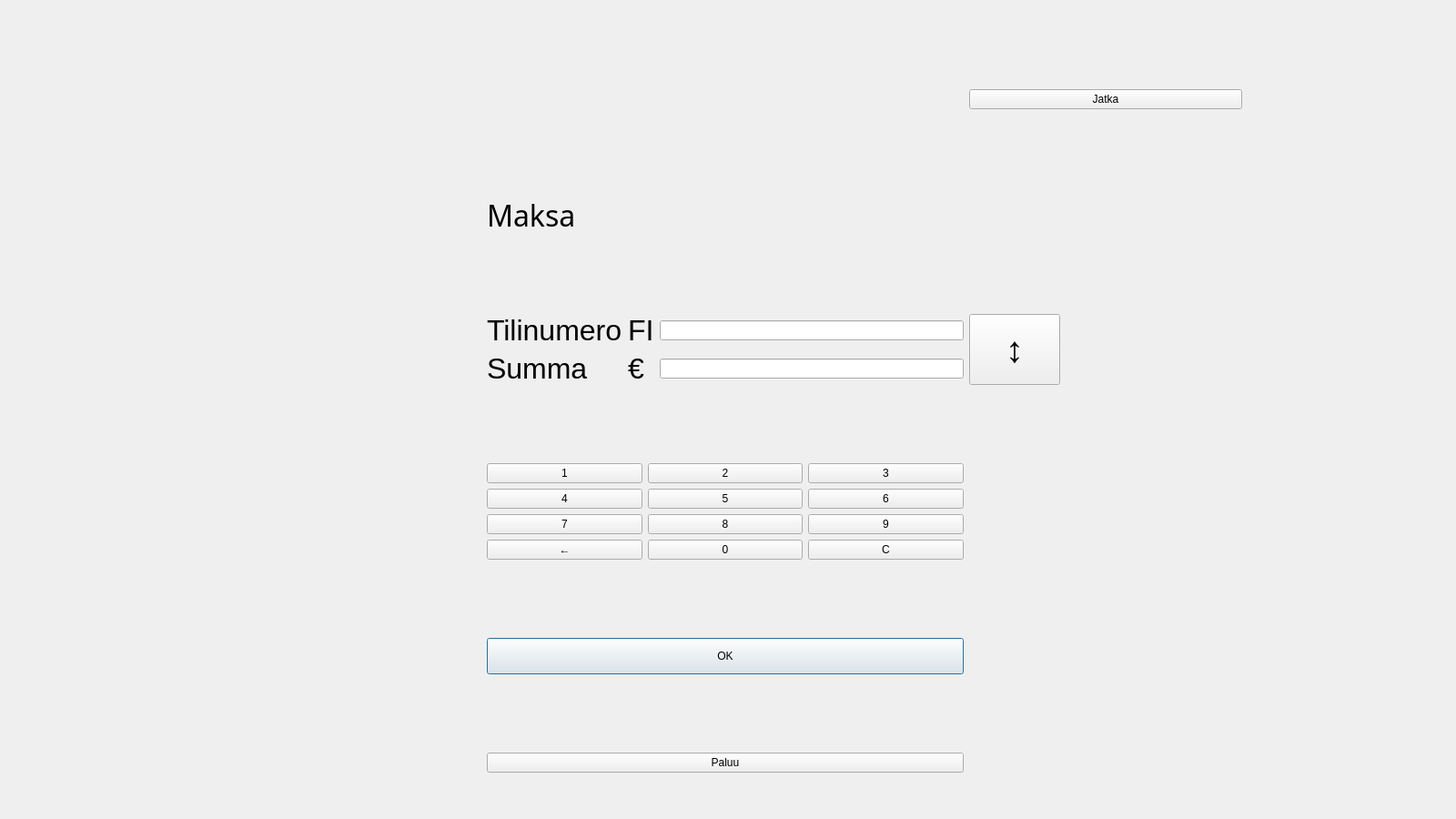
<?xml version="1.0" encoding="UTF-8"?>
<ui version="4.0">
 <class>Payment</class>
 <widget class="QDialog" name="Payment">
  <property name="geometry">
   <rect>
    <x>0</x>
    <y>0</y>
    <width>1600</width>
    <height>900</height>
   </rect>
  </property>
  <property name="windowTitle">
   <string>Maksa</string>
  </property>
  <layout class="QGridLayout" name="gridLayout_3">
   <item row="10" column="2">
    <spacer name="verticalSpacer_5">
     <property name="orientation">
      <enum>Qt::Orientation::Vertical</enum>
     </property>
     <property name="sizeHint" stdset="0">
      <size>
       <width>20</width>
       <height>40</height>
      </size>
     </property>
    </spacer>
   </item>
   <item row="11" column="2">
    <layout class="QGridLayout" name="gridLayout_2">
     <item row="1" column="1">
      <widget class="QLabel" name="label_2">
       <property name="font">
        <font>
         <pointsize>24</pointsize>
        </font>
       </property>
       <property name="text">
        <string>€</string>
       </property>
      </widget>
     </item>
     <item row="0" column="0">
      <widget class="QLabel" name="label_3">
       <property name="font">
        <font>
         <pointsize>24</pointsize>
        </font>
       </property>
       <property name="text">
        <string>Tilinumero</string>
       </property>
      </widget>
     </item>
     <item row="0" column="2">
      <widget class="QLineEdit" name="txtTili">
       <property name="readOnly">
        <bool>true</bool>
       </property>
      </widget>
     </item>
     <item row="1" column="2">
      <widget class="QLineEdit" name="txtSumma">
       <property name="font">
        <font>
         <pointsize>9</pointsize>
        </font>
       </property>
       <property name="readOnly">
        <bool>true</bool>
       </property>
      </widget>
     </item>
     <item row="0" column="1">
      <widget class="QLabel" name="label_6">
       <property name="font">
        <font>
         <pointsize>24</pointsize>
        </font>
       </property>
       <property name="text">
        <string>FI</string>
       </property>
      </widget>
     </item>
     <item row="1" column="0">
      <widget class="QLabel" name="label_5">
       <property name="font">
        <font>
         <pointsize>24</pointsize>
        </font>
       </property>
       <property name="text">
        <string>Summa</string>
       </property>
      </widget>
     </item>
    </layout>
   </item>
   <item row="5" column="2">
    <widget class="QLabel" name="labelAika">
     <property name="minimumSize">
      <size>
       <width>0</width>
       <height>30</height>
      </size>
     </property>
     <property name="font">
      <font>
       <pointsize>24</pointsize>
      </font>
     </property>
     <property name="text">
      <string/>
     </property>
    </widget>
   </item>
   <item row="12" column="2">
    <spacer name="verticalSpacer_6">
     <property name="orientation">
      <enum>Qt::Orientation::Vertical</enum>
     </property>
     <property name="sizeHint" stdset="0">
      <size>
       <width>20</width>
       <height>40</height>
      </size>
     </property>
    </spacer>
   </item>
   <item row="16" column="2">
    <spacer name="verticalSpacer_7">
     <property name="orientation">
      <enum>Qt::Orientation::Vertical</enum>
     </property>
     <property name="sizeHint" stdset="0">
      <size>
       <width>20</width>
       <height>40</height>
      </size>
     </property>
    </spacer>
   </item>
   <item row="15" column="2">
    <widget class="QPushButton" name="btnMaksa">
     <property name="sizePolicy">
      <sizepolicy hsizetype="Preferred" vsizetype="Preferred">
       <horstretch>0</horstretch>
       <verstretch>0</verstretch>
      </sizepolicy>
     </property>
     <property name="text">
      <string>OK</string>
     </property>
    </widget>
   </item>
   <item row="15" column="1">
    <spacer name="horizontalSpacer_3">
     <property name="orientation">
      <enum>Qt::Orientation::Horizontal</enum>
     </property>
     <property name="sizeType">
      <enum>QSizePolicy::Policy::Expanding</enum>
     </property>
     <property name="sizeHint" stdset="0">
      <size>
       <width>20</width>
       <height>40</height>
      </size>
     </property>
    </spacer>
   </item>
   <item row="9" column="3">
    <spacer name="horizontalSpacer_2">
     <property name="orientation">
      <enum>Qt::Orientation::Horizontal</enum>
     </property>
     <property name="sizeHint" stdset="0">
      <size>
       <width>20</width>
       <height>40</height>
      </size>
     </property>
    </spacer>
   </item>
   <item row="17" column="2">
    <widget class="QPushButton" name="btnPaluu">
     <property name="sizePolicy">
      <sizepolicy hsizetype="Preferred" vsizetype="Preferred">
       <horstretch>0</horstretch>
       <verstretch>0</verstretch>
      </sizepolicy>
     </property>
     <property name="text">
      <string>Paluu</string>
     </property>
    </widget>
   </item>
   <item row="9" column="2">
    <widget class="QLabel" name="label">
     <property name="font">
      <font>
       <family>Broadway</family>
       <pointsize>24</pointsize>
      </font>
     </property>
     <property name="text">
      <string>Maksa</string>
     </property>
    </widget>
   </item>
   <item row="18" column="2">
    <spacer name="verticalSpacer">
     <property name="orientation">
      <enum>Qt::Orientation::Vertical</enum>
     </property>
     <property name="sizeType">
      <enum>QSizePolicy::Policy::Fixed</enum>
     </property>
     <property name="sizeHint" stdset="0">
      <size>
       <width>20</width>
       <height>40</height>
      </size>
     </property>
    </spacer>
   </item>
   <item row="0" column="2">
    <spacer name="verticalSpacer_2">
     <property name="orientation">
      <enum>Qt::Orientation::Vertical</enum>
     </property>
     <property name="sizeHint" stdset="0">
      <size>
       <width>20</width>
       <height>40</height>
      </size>
     </property>
    </spacer>
   </item>
   <item row="7" column="2">
    <spacer name="verticalSpacer_3">
     <property name="orientation">
      <enum>Qt::Orientation::Vertical</enum>
     </property>
     <property name="sizeHint" stdset="0">
      <size>
       <width>20</width>
       <height>40</height>
      </size>
     </property>
    </spacer>
   </item>
   <item row="13" column="2">
    <layout class="QGridLayout" name="gridLayout">
     <item row="0" column="0">
      <widget class="QPushButton" name="btn1">
       <property name="sizePolicy">
        <sizepolicy hsizetype="Preferred" vsizetype="Preferred">
         <horstretch>0</horstretch>
         <verstretch>0</verstretch>
        </sizepolicy>
       </property>
       <property name="text">
        <string>1</string>
       </property>
      </widget>
     </item>
     <item row="0" column="1">
      <widget class="QPushButton" name="btn2">
       <property name="sizePolicy">
        <sizepolicy hsizetype="Preferred" vsizetype="Preferred">
         <horstretch>0</horstretch>
         <verstretch>0</verstretch>
        </sizepolicy>
       </property>
       <property name="text">
        <string>2</string>
       </property>
      </widget>
     </item>
     <item row="0" column="2">
      <widget class="QPushButton" name="btn3">
       <property name="sizePolicy">
        <sizepolicy hsizetype="Preferred" vsizetype="Preferred">
         <horstretch>0</horstretch>
         <verstretch>0</verstretch>
        </sizepolicy>
       </property>
       <property name="text">
        <string>3</string>
       </property>
      </widget>
     </item>
     <item row="1" column="0">
      <widget class="QPushButton" name="btn4">
       <property name="sizePolicy">
        <sizepolicy hsizetype="Preferred" vsizetype="Preferred">
         <horstretch>0</horstretch>
         <verstretch>0</verstretch>
        </sizepolicy>
       </property>
       <property name="text">
        <string>4</string>
       </property>
      </widget>
     </item>
     <item row="1" column="1">
      <widget class="QPushButton" name="btn5">
       <property name="sizePolicy">
        <sizepolicy hsizetype="Preferred" vsizetype="Preferred">
         <horstretch>0</horstretch>
         <verstretch>0</verstretch>
        </sizepolicy>
       </property>
       <property name="text">
        <string>5</string>
       </property>
      </widget>
     </item>
     <item row="1" column="2">
      <widget class="QPushButton" name="btn6">
       <property name="sizePolicy">
        <sizepolicy hsizetype="Preferred" vsizetype="Preferred">
         <horstretch>0</horstretch>
         <verstretch>0</verstretch>
        </sizepolicy>
       </property>
       <property name="text">
        <string>6</string>
       </property>
      </widget>
     </item>
     <item row="2" column="0">
      <widget class="QPushButton" name="btn7">
       <property name="sizePolicy">
        <sizepolicy hsizetype="Preferred" vsizetype="Preferred">
         <horstretch>0</horstretch>
         <verstretch>0</verstretch>
        </sizepolicy>
       </property>
       <property name="text">
        <string>7</string>
       </property>
      </widget>
     </item>
     <item row="2" column="1">
      <widget class="QPushButton" name="btn8">
       <property name="sizePolicy">
        <sizepolicy hsizetype="Preferred" vsizetype="Preferred">
         <horstretch>0</horstretch>
         <verstretch>0</verstretch>
        </sizepolicy>
       </property>
       <property name="text">
        <string>8</string>
       </property>
      </widget>
     </item>
     <item row="2" column="2">
      <widget class="QPushButton" name="btn9">
       <property name="sizePolicy">
        <sizepolicy hsizetype="Preferred" vsizetype="Preferred">
         <horstretch>0</horstretch>
         <verstretch>0</verstretch>
        </sizepolicy>
       </property>
       <property name="text">
        <string>9</string>
       </property>
      </widget>
     </item>
     <item row="3" column="0">
      <widget class="QPushButton" name="btnErase">
       <property name="sizePolicy">
        <sizepolicy hsizetype="Preferred" vsizetype="Preferred">
         <horstretch>0</horstretch>
         <verstretch>0</verstretch>
        </sizepolicy>
       </property>
       <property name="text">
        <string>←</string>
       </property>
      </widget>
     </item>
     <item row="3" column="1">
      <widget class="QPushButton" name="btn0">
       <property name="sizePolicy">
        <sizepolicy hsizetype="Preferred" vsizetype="Preferred">
         <horstretch>0</horstretch>
         <verstretch>0</verstretch>
        </sizepolicy>
       </property>
       <property name="text">
        <string>0</string>
       </property>
      </widget>
     </item>
     <item row="3" column="2">
      <widget class="QPushButton" name="btnClear">
       <property name="sizePolicy">
        <sizepolicy hsizetype="Preferred" vsizetype="Preferred">
         <horstretch>0</horstretch>
         <verstretch>0</verstretch>
        </sizepolicy>
       </property>
       <property name="text">
        <string>C</string>
       </property>
      </widget>
     </item>
    </layout>
   </item>
   <item row="14" column="2">
    <spacer name="verticalSpacer_4">
     <property name="orientation">
      <enum>Qt::Orientation::Vertical</enum>
     </property>
     <property name="sizeHint" stdset="0">
      <size>
       <width>20</width>
       <height>40</height>
      </size>
     </property>
    </spacer>
   </item>
   <item row="11" column="3">
    <widget class="QPushButton" name="btnSwitch">
     <property name="sizePolicy">
      <sizepolicy hsizetype="Preferred" vsizetype="Preferred">
       <horstretch>0</horstretch>
       <verstretch>0</verstretch>
      </sizepolicy>
     </property>
     <property name="maximumSize">
      <size>
       <width>100</width>
       <height>100</height>
      </size>
     </property>
     <property name="font">
      <font>
       <pointsize>30</pointsize>
       <bold>true</bold>
      </font>
     </property>
     <property name="text">
      <string>↕</string>
     </property>
    </widget>
   </item>
   <item row="5" column="3">
    <widget class="QPushButton" name="btnCon">
     <property name="maximumSize">
      <size>
       <width>300</width>
       <height>16777215</height>
      </size>
     </property>
     <property name="text">
      <string>Jatka</string>
     </property>
    </widget>
   </item>
  </layout>
 </widget>
 <resources/>
 <connections/>
</ui>
